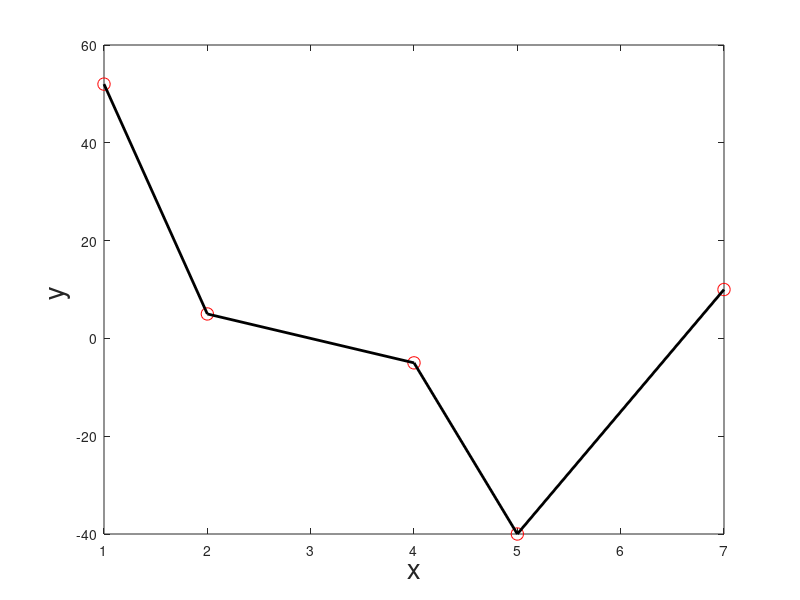

MATLAB code to generate this figure:
%%%%%%%%%%%%%%%%%%%%%%%%%%%%%%%%%%%%%%%%%%%%%%%%
%  Numerical Methods                           %
%  Engr. Mary Christianne Edjan                %
%                                              %
%  Linear Interpolation (Newton)               %
%  Curve Fitting and Interpolation             %
%  Octave Code                                 %
%%%%%%%%%%%%%%%%%%%%%%%%%%%%%%%%%%%%%%%%%%%%%%%%

clear all
clc

% Given
x = [1 2 4 5 7];
y = [52 5 -5 -40 10] ;
Xint = 3;

% Main Code
n = length(x) ;
a(1) = y(1);

for i = 1:n - 1
  divDIF(i,1)=(y(i+1)-y(i))/(x(i+1)-x(i));
endfor

for j = 2:n - 1
  for i = 1:n - j
    divDIF(i,j)=(divDIF(i+1,j-1) -divDIF(i,j-1))/(x(j+i)-x(i));
  endfor
endfor
for j = 2:n
  a(j) = divDIF(1,j - 1);
endfor
Yint = a(1);
xn = 1;
for k = 2:n
xn = xn*(Xint - x (k - 1));
Yint = Yint + a(k) *xn;
endfor
if k = n
  Yint = Yint
endif

% Plot
plot(x,y,'ro','markersize',9)
hold on
plot(x,y,'k','linewidth',2)
xlabel('x','fontsize',20)
ylabel('y ','fontsize',20)
